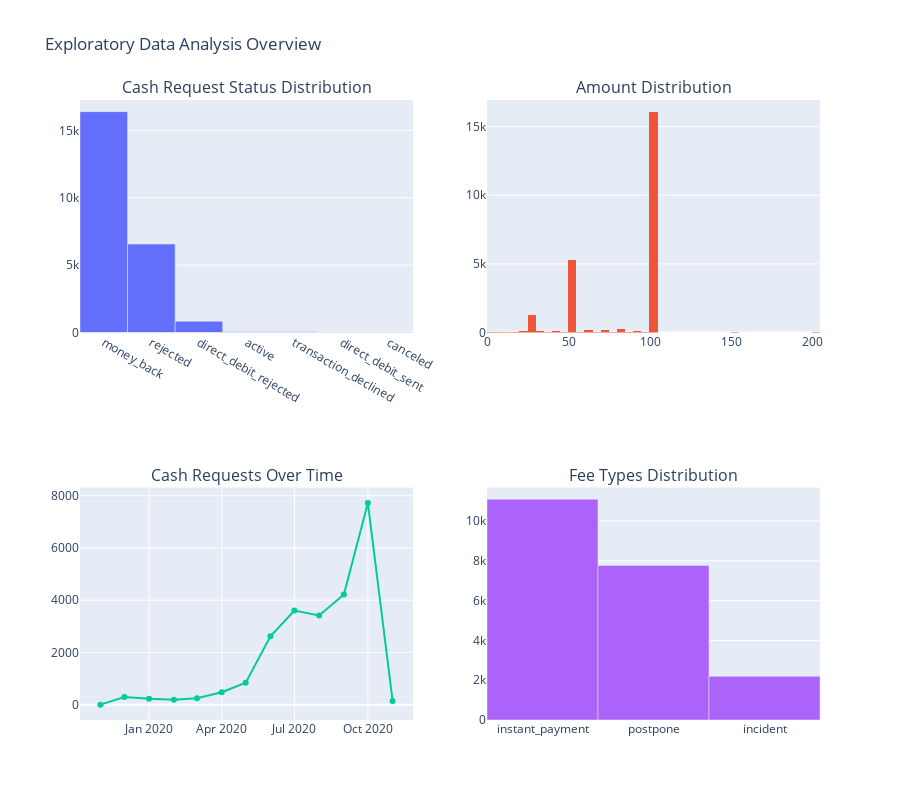

Notebook code cell kept with this figure:
### Code cell
#EXPLORATORY DATA ANALYSIS
# Cash Requests Analysis
fig_eda = make_subplots(
    rows=2, cols=2,
    subplot_titles=('Cash Request Status Distribution', 'Amount Distribution',
                    'Cash Requests Over Time', 'Fee Types Distribution'),
    specs=[[{"type": "bar"}, {"type": "histogram"}],
           [{"type": "scatter"}, {"type": "bar"}]]
)

# Status distribution
status_counts = cash_requests_df['status'].value_counts()
fig_eda.add_trace(
    go.Bar(x=status_counts.index, y=status_counts.values, name='Status'),
    row=1, col=1
)

# Amount distribution
fig_eda.add_trace(
    go.Histogram(x=cash_requests_df['amount'], nbinsx=50, name='Amount'),
    row=1, col=2
)

# Requests over time
monthly_requests = cash_requests_df.groupby(cash_requests_df['created_at'].dt.to_period('M')).size()
fig_eda.add_trace(
    go.Scatter(x=monthly_requests.index.astype(str), y=monthly_requests.values, 
               mode='lines+markers', name='Monthly Requests'),
    row=2, col=1
)

# Fee types distribution
fee_types = fees_df['type'].value_counts()
fig_eda.add_trace(
    go.Bar(x=fee_types.index, y=fee_types.values, name='Fee Types'),
    row=2, col=2
)

fig_eda.update_layout(height=800, title_text="Exploratory Data Analysis Overview", showlegend=False)
fig_eda.show()

# Print summary statistics
print("\nCash Requests Summary Statistics:")
print(cash_requests_df[['amount']].describe().round(2) )

print("\nFees Summary Statistics:")
print(fees_df[['total_amount']].describe().round(2) )

### Figure 1 — Plotly figure (JSON) as saved in the notebook; plotly's stock layout.template omitted (floating-point values rounded to 4 significant figures; data arrays with more than 128 entries replaced by an {"elided": "..."} marker saying what was removed)
{"data": [{"name": "Status", "type": "bar", "x": ["money_back", "rejected", "direct_debit_rejected", "active", "transaction_declined", "direct_debit_sent", "canceled"], "xaxis": "x", "y": [16397, 6568, 831, 59, 48, 34, 33], "yaxis": "y"}, {"name": "Amount", "nbinsx": 50, "type": "histogram", "x": {"elided": "23970 float values"}, "xaxis": "x2", "yaxis": "y2"}, {"mode": "lines+markers", "name": "Monthly Requests", "type": "scatter", "x": ["2019-11", "2019-12", "2020-01", "2020-02", "2020-03", "2020-04", "2020-05", "2020-06", "2020-07", "2020-08", "2020-09", "2020-10", "2020-11"], "xaxis": "x3", "y": [1, 289, 223, 184, 244, 473, 837, 2615, 3601, 3417, 4221, 7725, 140], "yaxis": "y3"}, {"name": "Fee Types", "type": "bar", "x": ["instant_payment", "postpone", "incident"], "xaxis": "x4", "y": [11099, 7766, 2196], "yaxis": "y4"}], "layout": {"annotations": [{"font": {"size": 16}, "showarrow": false, "text": "Cash Request Status Distribution", "x": 0.225, "xanchor": "center", "xref": "paper", "y": 1, "yanchor": "bottom", "yref": "paper"}, {"font": {"size": 16}, "showarrow": false, "text": "Amount Distribution", "x": 0.775, "xanchor": "center", "xref": "paper", "y": 1, "yanchor": "bottom", "yref": "paper"}, {"font": {"size": 16}, "showarrow": false, "text": "Cash Requests Over Time", "x": 0.225, "xanchor": "center", "xref": "paper", "y": 0.375, "yanchor": "bottom", "yref": "paper"}, {"font": {"size": 16}, "showarrow": false, "text": "Fee Types Distribution", "x": 0.775, "xanchor": "center", "xref": "paper", "y": 0.375, "yanchor": "bottom", "yref": "paper"}], "height": 800, "showlegend": false, "title": {"text": "Exploratory Data Analysis Overview"}, "xaxis": {"anchor": "y", "domain": [0, 0.45]}, "xaxis2": {"anchor": "y2", "domain": [0.55, 1]}, "xaxis3": {"anchor": "y3", "domain": [0, 0.45]}, "xaxis4": {"anchor": "y4", "domain": [0.55, 1]}, "yaxis": {"anchor": "x", "domain": [0.625, 1]}, "yaxis2": {"anchor": "x2", "domain": [0.625, 1]}, "yaxis3": {"anchor": "x3", "domain": [0, 0.375]}, "yaxis4": {"anchor": "x4", "domain": [0, 0.375]}}}
